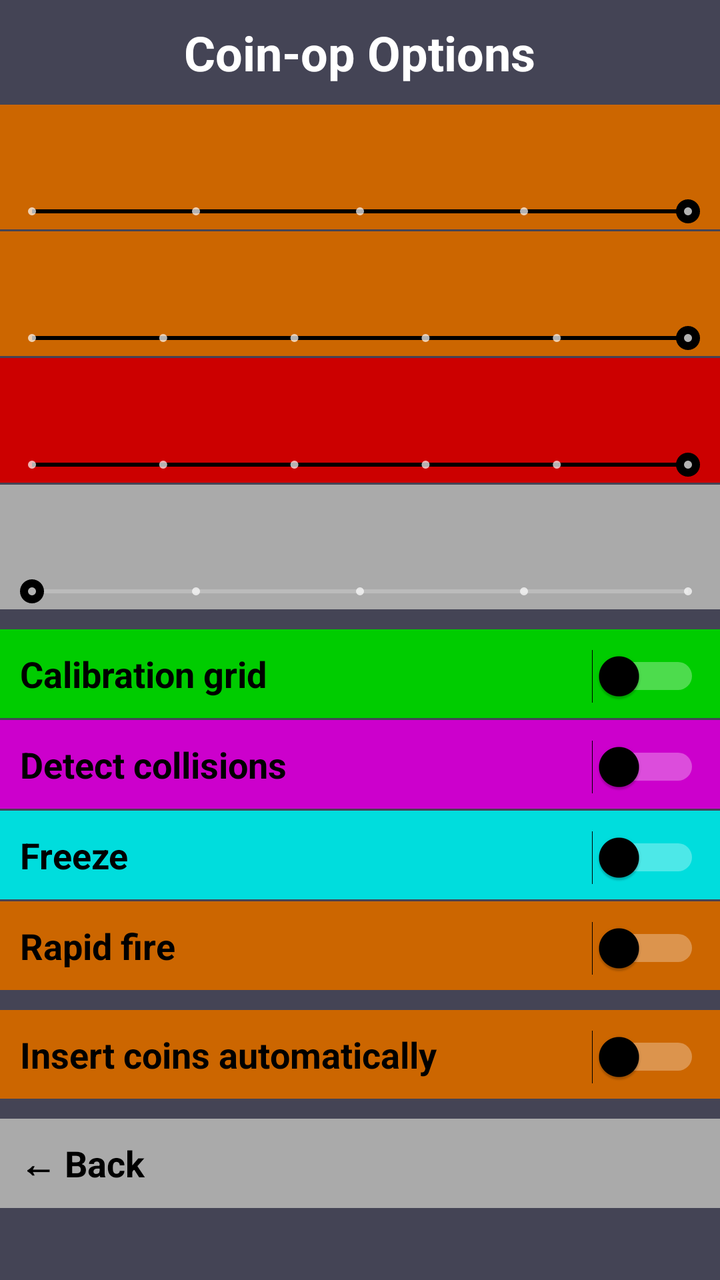
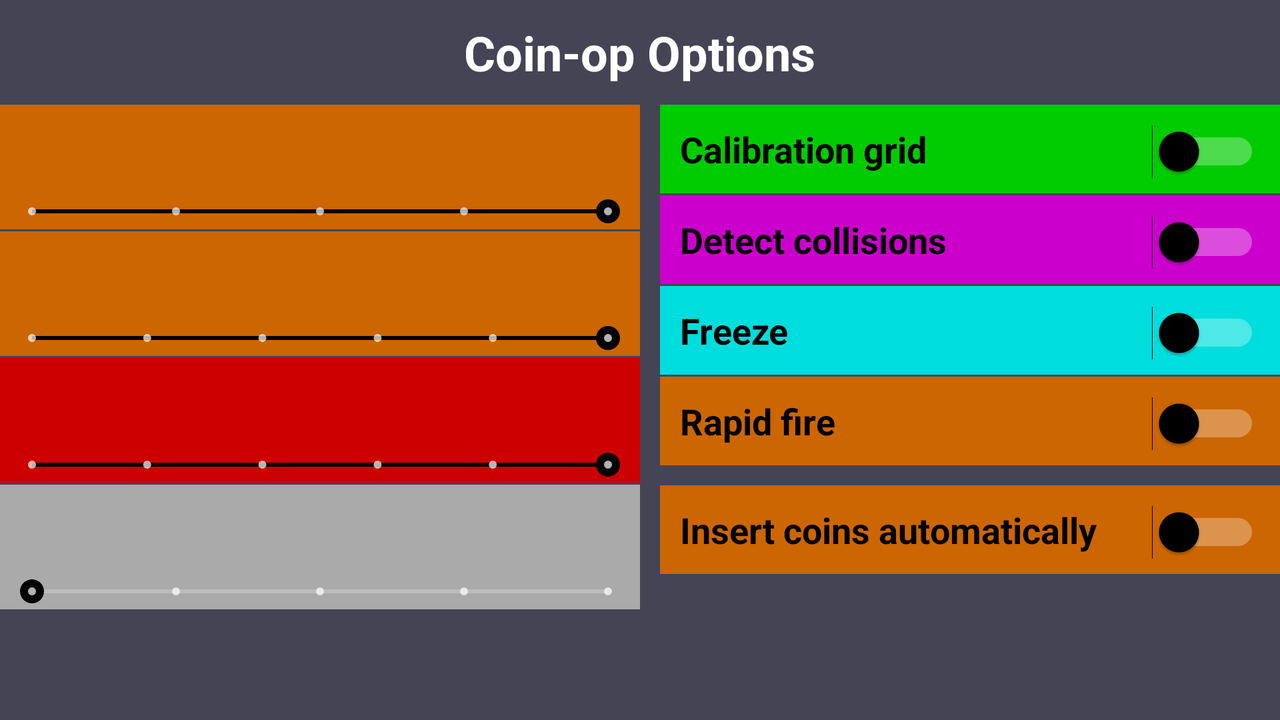

Compare how this app lays out the same screen by default and in its alternative resource folder. The renders come first, then the two layout files and the values they reference.
<!-- AndroidManifest.xml: application theme Theme.AppCompat.NoActionBar -->
<!-- res/layout/activity_dips.xml -->
<?xml version="1.0" encoding="iso-8859-1"?>
<ScrollView
    xmlns:android="http://schemas.android.com/apk/res/android"
    android:layout_width="match_parent"
    android:layout_height="match_parent"
    android:fillViewport="true">

    <LinearLayout
        android:orientation="vertical"
        android:layout_width="match_parent"
        android:layout_height="match_parent"
        android:background="#444455"
        android:gravity="center_horizontal">

        <TextView
            android:layout_width="wrap_content"
            android:layout_height="wrap_content"
            android:textColor="#ffffff"
            android:textStyle="bold"
            android:textSize="24sp"
            android:text="@string/coinopoptions2"
            android:layout_marginTop="10dp"
            android:layout_marginBottom="10dp"
        />

        <TextView
            android:layout_width="match_parent"
            android:layout_height="wrap_content"
            android:textColor="#000000"
            android:textStyle="bold"
            android:textSize="18sp"
            android:id="@+id/label_coinadip"
            android:padding="10dp"
            android:background="#cc6600"
            android:gravity="left"
        />
        <SeekBar
            android:id="@+id/seekbar_coinadip"
            style="@style/Widget.AppCompat.SeekBar.Discrete"
            android:layout_width="match_parent"
            android:layout_height="wrap_content"
            android:min="0"
            android:max="4"
            android:progress="4"
            android:thumbTint="@color/black"
            android:progressTint="@color/black"
            android:background="#cc6600"
            android:layout_marginBottom="1dp"
        />
        
        <TextView
            android:layout_width="match_parent"
            android:layout_height="wrap_content"
            android:textColor="#000000"
            android:textStyle="bold"
            android:textSize="18sp"
            android:id="@+id/label_coinbdip"
            android:padding="10dp"
            android:background="#cc6600"
            android:gravity="left"
        />
        <SeekBar
            android:id="@+id/seekbar_coinbdip"
            style="@style/Widget.AppCompat.SeekBar.Discrete"
            android:layout_width="match_parent"
            android:layout_height="wrap_content"
            android:min="0"
            android:max="5"
            android:progress="5"
            android:thumbTint="@color/black"
            android:progressTint="@color/black"
            android:background="#cc6600"
            android:layout_marginBottom="1dp"
        />
        
        <TextView
            android:layout_width="match_parent"
            android:layout_height="wrap_content"
            android:textColor="#000000"
            android:textStyle="bold"
            android:textSize="18sp"
            android:id="@+id/label_livesdip"
            android:padding="10dp"
            android:background="#cc0000"
            android:gravity="left"
        />
        <SeekBar
            android:id="@+id/seekbar_livesdip"
            style="@style/Widget.AppCompat.SeekBar.Discrete"
            android:layout_width="match_parent"
            android:layout_height="wrap_content"
            android:min="0"
            android:max="5"
            android:progress="5"
            android:thumbTint="@color/black"
            android:progressTint="@color/black"
            android:background="#cc0000"
            android:layout_marginBottom="1dp"
        />

        <TextView
            android:layout_width="match_parent"
            android:layout_height="wrap_content"
            android:textColor="#000000"
            android:textStyle="bold"
            android:textSize="18sp"
            android:id="@+id/label_hiscoredip"
            android:padding="10dp"
            android:background="#aaaaaa"
            android:gravity="left"
        />
        <SeekBar
            android:id="@+id/seekbar_hiscoredip"
            style="@style/Widget.AppCompat.SeekBar.Discrete"
            android:layout_width="match_parent"
            android:layout_height="wrap_content"
            android:min="0"
            android:max="4"
            android:progress="0"
            android:thumbTint="@color/black"
            android:progressTint="@color/black"
            android:background="#aaaaaa"
            android:layout_marginBottom="10dp"
        />

        <Switch
            android:layout_width="match_parent"
            android:layout_height="wrap_content"
            android:textColor="#000000"
            android:textStyle="bold"
            android:textSize="18sp"
            android:text="@string/calibrationgrid"
            android:id="@+id/switch_calibrationgrid"
            android:padding="10dp"
            android:background="#00cc00"
            android:gravity="left"
            android:layout_marginBottom="1dp"
            android:thumbTint="@color/black"
        />

        <Switch
            android:layout_width="match_parent"
            android:layout_height="wrap_content"
            android:textColor="#000000"
            android:textStyle="bold"
            android:textSize="18sp"
            android:text="@string/detectcollisions"
            android:id="@+id/switch_detectcollisions"
            android:padding="10dp"
            android:background="#cc00cc"
            android:gravity="left"
            android:layout_marginBottom="1dp"
            android:thumbTint="@color/black"
        />

        <Switch
            android:layout_width="match_parent"
            android:layout_height="wrap_content"
            android:textColor="#000000"
            android:textStyle="bold"
            android:textSize="18sp"
            android:text="@string/freeze"
            android:id="@+id/switch_freeze"
            android:padding="10dp"
            android:background="#00dddd"
            android:gravity="left"
            android:layout_marginBottom="1dp"
            android:thumbTint="@color/black"
        />
        
        <Switch
            android:layout_width="match_parent"
            android:layout_height="wrap_content"
            android:textColor="#000000"
            android:textStyle="bold"
            android:textSize="18sp"
            android:text="@string/rapidfire"
            android:id="@+id/switch_rapidfire"
            android:padding="10dp"
            android:background="#cc6600"
            android:gravity="left"
            android:layout_marginBottom="10dp"
            android:thumbTint="@color/black"
        />

        <Switch
            android:layout_width="match_parent"
            android:layout_height="wrap_content"
            android:textColor="#000000"
            android:textStyle="bold"
            android:textSize="18sp"
            android:text="@string/autocoin"
            android:id="@+id/switch_autocoin"
            android:padding="10dp"
            android:background="#cc6600"
            android:gravity="left"
            android:layout_marginBottom="10dp"
            android:thumbTint="@color/black"
        />

        <TextView
            android:layout_width="match_parent"
            android:layout_height="wrap_content"
            android:textColor="#000000"
            android:textStyle="bold"
            android:textSize="18sp"
            android:text="@string/back"
            android:id="@+id/button_back"
            android:padding="10dp"
            android:background="#aaaaaa"
            android:gravity="left"
        />

    </LinearLayout>
</ScrollView>
<!-- resources referenced by this layout -->
<resources>
  <string name="autocoin">Insert coins automatically</string>
  <string name="back">← Back</string>
  <string name="calibrationgrid">Calibration grid</string>
  <string name="coinopoptions2">Coin-op Options</string>
  <string name="detectcollisions">Detect collisions</string>
  <string name="freeze">Freeze</string>
  <string name="rapidfire">Rapid fire</string>
</resources>
<!-- res/layout-land/activity_dips.xml (the repository's variant of the layout above) -->
<!-- drawn on the phone turned sideways -->
<?xml version="1.0" encoding="iso-8859-1"?>
<ScrollView
    xmlns:android="http://schemas.android.com/apk/res/android"
    android:layout_width="match_parent"
    android:layout_height="match_parent"
    android:fillViewport="true">

    <LinearLayout
        android:orientation="vertical"
        android:layout_width="match_parent"
        android:layout_height="match_parent"
        android:background="#444455"
        android:gravity="center_horizontal">

        <TextView
            android:layout_width="wrap_content"
            android:layout_height="wrap_content"
            android:textColor="#ffffff"
            android:textStyle="bold"
            android:textSize="24sp"
            android:text="@string/coinopoptions2"
            android:layout_marginTop="10dp"
            android:layout_marginBottom="10dp"
        />

        <LinearLayout
            android:orientation="horizontal"
            android:layout_width="match_parent"
            android:layout_height="match_parent"
            android:background="#444455">
        
            <LinearLayout
                android:orientation="vertical"
                android:layout_width="match_parent"
                android:layout_height="match_parent"
                android:background="#444455"
                android:layout_weight="1">

                <TextView
                    android:layout_width="match_parent"
                    android:layout_height="wrap_content"
                    android:textColor="#000000"
                    android:textStyle="bold"
                    android:textSize="18sp"
                    android:id="@+id/label_coinadip"
                    android:padding="10dp"
                    android:background="#cc6600"
                    android:gravity="left"
                />
                <SeekBar
                    android:id="@+id/seekbar_coinadip"
                    style="@style/Widget.AppCompat.SeekBar.Discrete"
                    android:layout_width="match_parent"
                    android:layout_height="wrap_content"
                    android:min="0"
                    android:max="4"
                    android:progress="4"
                    android:thumbTint="@color/black"
                    android:progressTint="@color/black"
                    android:background="#cc6600"
                    android:layout_marginBottom="1dp"
                />
        
                <TextView
                    android:layout_width="match_parent"
                    android:layout_height="wrap_content"
                    android:textColor="#000000"
                    android:textStyle="bold"
                    android:textSize="18sp"
                    android:id="@+id/label_coinbdip"
                    android:padding="10dp"
                    android:background="#cc6600"
                    android:gravity="left"
                />
                <SeekBar
                    android:id="@+id/seekbar_coinbdip"
                    style="@style/Widget.AppCompat.SeekBar.Discrete"
                    android:layout_width="match_parent"
                    android:layout_height="wrap_content"
                    android:min="0"
                    android:max="5"
                    android:progress="5"
                    android:thumbTint="@color/black"
                    android:progressTint="@color/black"
                    android:background="#cc6600"
                    android:layout_marginBottom="1dp"
                />
        
                <TextView
                    android:layout_width="match_parent"
                    android:layout_height="wrap_content"
                    android:textColor="#000000"
                    android:textStyle="bold"
                    android:textSize="18sp"
                    android:id="@+id/label_livesdip"
                    android:padding="10dp"
                    android:background="#cc0000"
                    android:gravity="left"
                />
                <SeekBar
                    android:id="@+id/seekbar_livesdip"
                    style="@style/Widget.AppCompat.SeekBar.Discrete"
                    android:layout_width="match_parent"
                    android:layout_height="wrap_content"
                    android:min="0"
                    android:max="5"
                    android:progress="5"
                    android:thumbTint="@color/black"
                    android:progressTint="@color/black"
                    android:background="#cc0000"
                    android:layout_marginBottom="1dp"
                />

                <TextView
                    android:layout_width="match_parent"
                    android:layout_height="wrap_content"
                    android:textColor="#000000"
                    android:textStyle="bold"
                    android:textSize="18sp"
                    android:id="@+id/label_hiscoredip"
                    android:padding="10dp"
                    android:background="#aaaaaa"
                    android:gravity="left"
                />
                <SeekBar
                    android:id="@+id/seekbar_hiscoredip"
                    style="@style/Widget.AppCompat.SeekBar.Discrete"
                    android:layout_width="match_parent"
                    android:layout_height="wrap_content"
                    android:min="0"
                    android:max="4"
                    android:progress="0"
                    android:thumbTint="@color/black"
                    android:progressTint="@color/black"
                    android:background="#aaaaaa"
                />

            </LinearLayout>

            <LinearLayout
                android:orientation="vertical"
                android:layout_width="match_parent"
                android:layout_height="match_parent"
                android:background="#444455"
                android:layout_weight="1">

                <Switch
                    android:layout_width="match_parent"
                    android:layout_height="wrap_content"
                    android:textColor="#000000"
                    android:textStyle="bold"
                    android:textSize="18sp"
                    android:text="@string/calibrationgrid"
                    android:id="@+id/switch_calibrationgrid"
                    android:padding="10dp"
                    android:background="#00cc00"
                    android:gravity="left"
                    android:layout_marginLeft="10dp"
                    android:layout_marginBottom="1dp"
                    android:thumbTint="@color/black"
                />

                <Switch
                    android:layout_width="match_parent"
                    android:layout_height="wrap_content"
                    android:textColor="#000000"
                    android:textStyle="bold"
                    android:textSize="18sp"
                    android:text="@string/detectcollisions"
                    android:id="@+id/switch_detectcollisions"
                    android:padding="10dp"
                    android:background="#cc00cc"
                    android:gravity="left"
                    android:layout_marginLeft="10dp"
                    android:layout_marginBottom="1dp"
                    android:thumbTint="@color/black"
                />

                <Switch
                    android:layout_width="match_parent"
                    android:layout_height="wrap_content"
                    android:textColor="#000000"
                    android:textStyle="bold"
                    android:textSize="18sp"
                    android:text="@string/freeze"
                    android:id="@+id/switch_freeze"
                    android:padding="10dp"
                    android:background="#00dddd"
                    android:gravity="left"
                    android:layout_marginLeft="10dp"
                    android:layout_marginBottom="1dp"
                    android:thumbTint="@color/black"
                />
        
                <Switch
                    android:layout_width="match_parent"
                    android:layout_height="wrap_content"
                    android:textColor="#000000"
                    android:textStyle="bold"
                    android:textSize="18sp"
                    android:text="@string/rapidfire"
                    android:id="@+id/switch_rapidfire"
                    android:padding="10dp"
                    android:background="#cc6600"
                    android:gravity="left"
                    android:layout_marginLeft="10dp"
                    android:layout_marginBottom="10dp"
                    android:thumbTint="@color/black"
                />

                <Switch
                    android:layout_width="match_parent"
                    android:layout_height="wrap_content"
                    android:textColor="#000000"
                    android:textStyle="bold"
                    android:textSize="18sp"
                    android:text="@string/autocoin"
                    android:id="@+id/switch_autocoin"
                    android:padding="10dp"
                    android:background="#cc6600"
                    android:gravity="left"
                    android:layout_marginLeft="10dp"
                    android:thumbTint="@color/black"
                />
            </LinearLayout>
        </LinearLayout>

        <TextView
            android:layout_width="match_parent"
            android:layout_height="wrap_content"
            android:textColor="#000000"
            android:textStyle="bold"
            android:textSize="18sp"
            android:text="@string/back"
            android:id="@+id/button_back"
            android:padding="10dp"
            android:background="#aaaaaa"
            android:gravity="left"
            android:layout_marginTop="10dp"
        />

    </LinearLayout>
</ScrollView>
